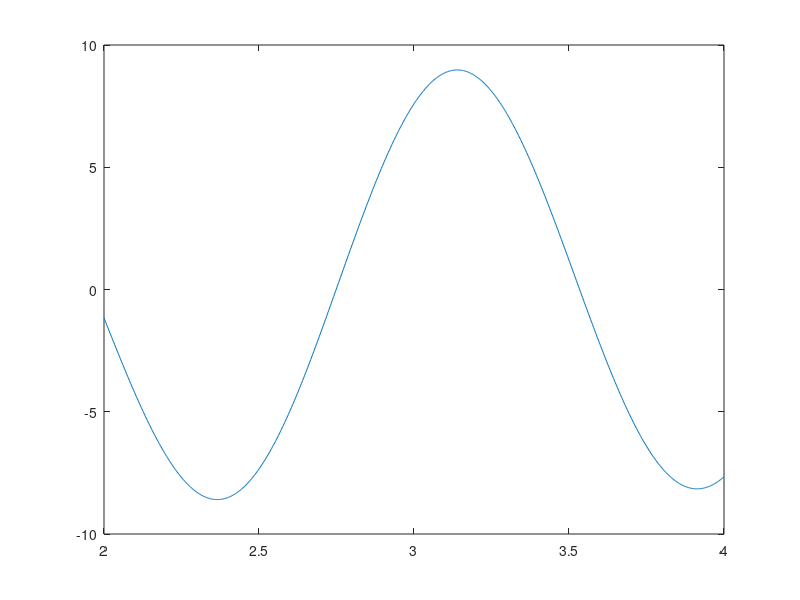

This figure's MATLAB source: (Note: this script raises an error after producing the figure.)
f = @(x) (9-(x-3).^2).*cos(4*x);

a = 2;
b = 4;
xx= linspace(a,b,1000);
plot(xx,f(xx));
n = 10;

x_nodes = linspace(a,b,n+1);
y_nodes = f(x_nodes);
C = polyfit(x_nodes,y_nodes);
y_eval  = polyval(C,xx);
hold on
plot(xx,y_eval);



